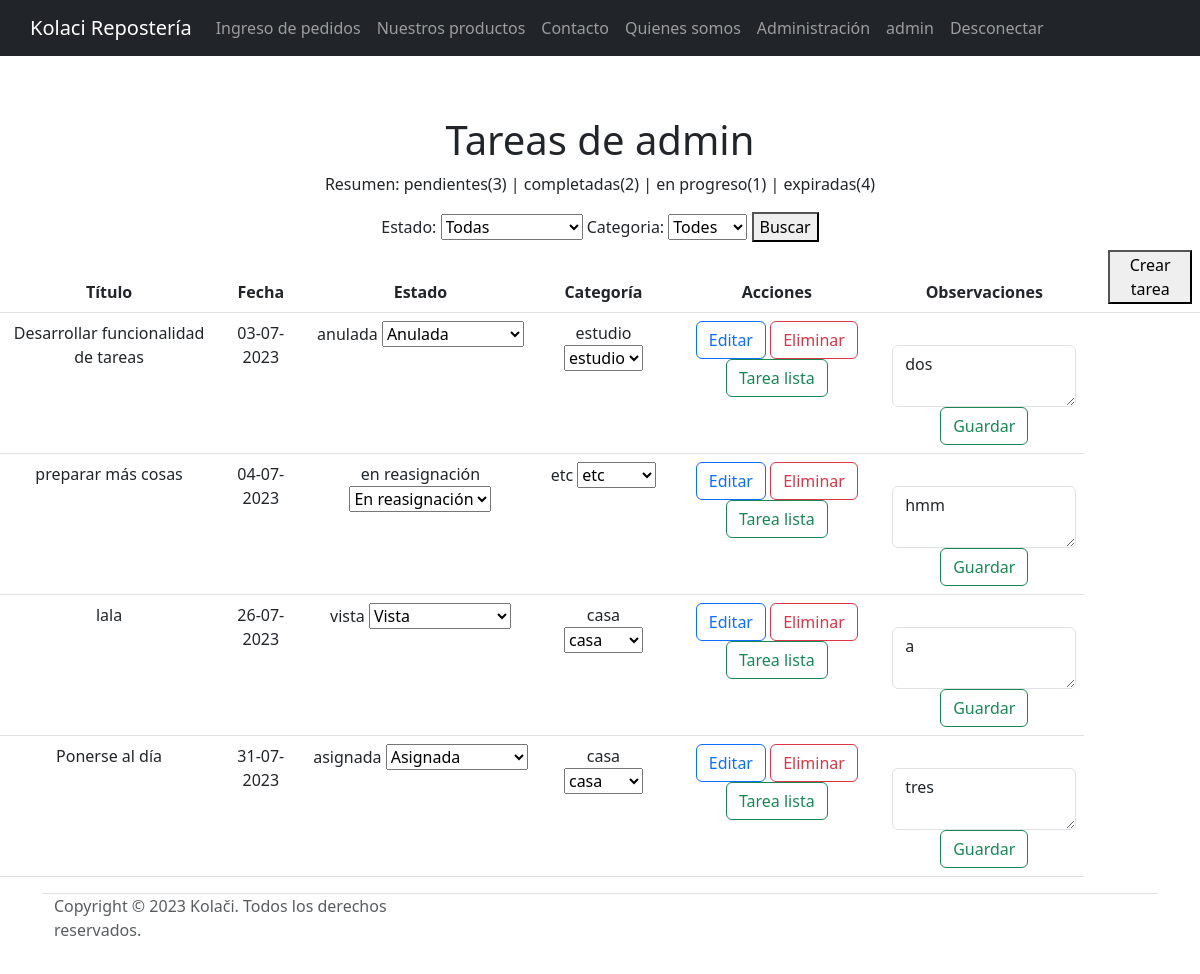
The app's page /bienvenida (signed in), older data.
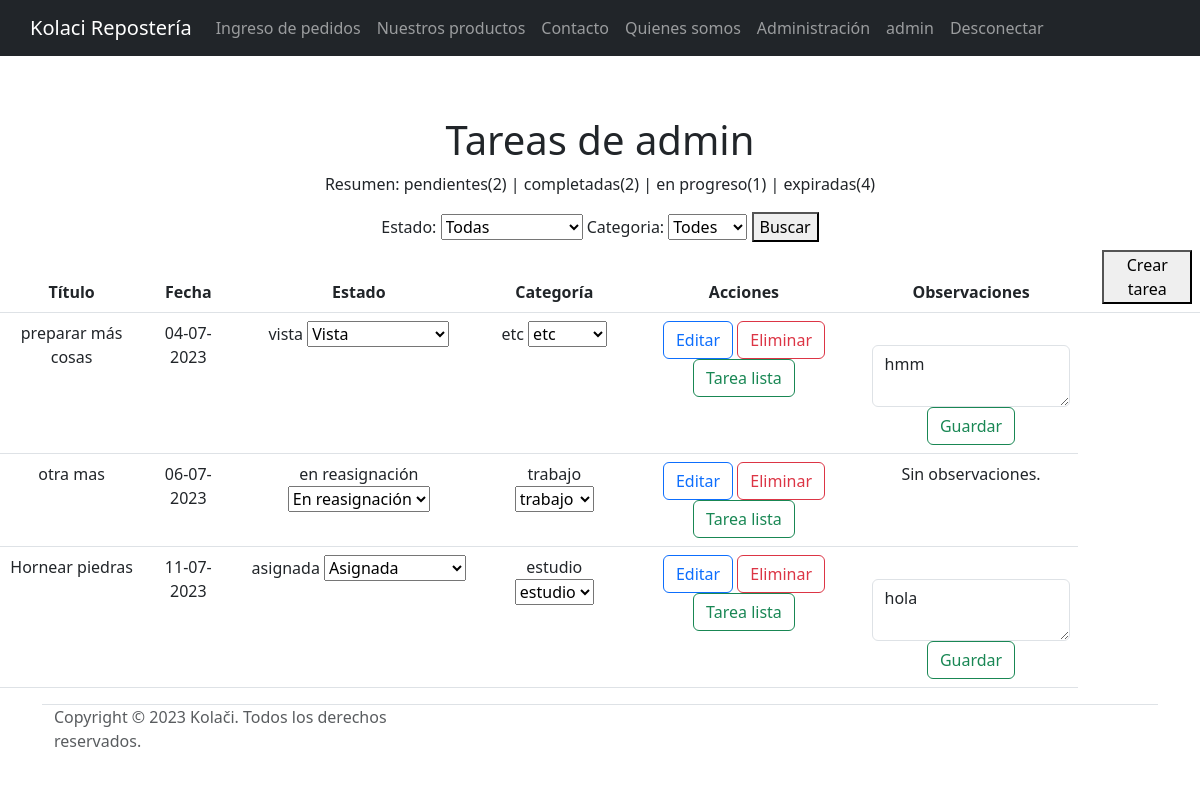
The same page, newer data.
### app/models.py (models this page shows, shortened)
class Tarea(models.Model):
    name = models.CharField(max_length=255, verbose_name="Nombre de la actividad")
    usuario = models.ForeignKey(User, on_delete=models.CASCADE)
    fecha_creacion = models.DateField(auto_now=True)
    fecha_expiracion = models.DateField(default=None, null=True, blank=True)
    observaciones = models.TextField(max_length=1024, null=True, blank=True)
    categoria_opciones = (
        ('trabajo', 'trabajo'),
        ('casa', 'casa'),
        ('estudio', 'estudio'),
        ('etc', 'etc'),
    )
    categoria = models.CharField(max_length=10, choices=categoria_opciones)
    estado_opciones = (
        ('asignada', 'Asignada'),
        ('vista', 'Vista'),
        ('completada', 'Completada'),
        ('en reasignación', 'En reasignación'),
        ('anulada', 'Anulada'),
    )
    estado = models.CharField(max_length=15, choices=estado_opciones, verbose_name="Estado de la actividad")

### app/views.py (the view, shortened to what this page needs)
# urls.py: path("bienvenida", views.TareasListView.as_view(), name="bienvenida"),
class TareasListView(ListView): #listview es un class-based-view de django, que da la funcionalidad para mostrar datos en formato de lista.
    model = Tarea #se indica modelo
    template_name = "app/bienvenida.html" #nombre del template
    ordering = ['fecha_expiracion'] #orden, se dan dos keys, porque la fecha y hora en mi modelo son dos variables separadas
    def get_queryset(self): #override del método de la clase padre para obtener los queryset que necesitemos para dar la funcionalidad de filtrado
        queryset = super().get_queryset() #super() a la clase padre, para obtener el queryset inicial
        categoria_filter = self.request.GET.get('categoria_filter')
        estado_filter = self.request.GET.get('estado_filter') #si se ha seleccionado un filtro de estado, se asigna a esta variable
        tarea_id = self.request.GET.get('tarea_id')
        user = self.request.user #se asigna el usuario logueado a una variable para usarlo más abajo.
        if estado_filter and categoria_filter: # si el usuario ha filtrado por estado Y categoría
            queryset = queryset.filter(estado=estado_filter, categoria=categoria_filter,usuario=user)
        elif estado_filter:  # si el usuario ha filtrado sólo por estado,
            queryset = queryset.filter(estado=estado_filter, usuario=user)
        elif categoria_filter:
            queryset = queryset.filter(estado=estado_filter, usuario=user)
        else: #si el usuario no ha seleccionado filtros:
            queryset = queryset.filter(usuario=user)
        if estado_filter != 'completada':
            queryset = queryset.exclude(estado='completada')
        return queryset
    def get_context_data(self, **kwargs): #override del método de la clase padre, que es un generador de contexto para pasarlo al template
        context = super().get_context_data(**kwargs) #llama al método de la clase padre ListView usando super()
        user = self.request.user
        tareas = Tarea.objects.filter(usuario=user)
        pendientes = tareas.filter(estado__in=['vista', 'en reasignación', 'anulada']).count()
        completadas = tareas.filter(estado='completada').count()
        progreso =  tareas.filter(estado='asignada').count()
        expiradas = tareas.filter(fecha_expiracion__lt=date.today()).count()
        tarea_form = TareaForm() #se instancia un formulario TareaForm vacío
        context['tarea_form'] = tarea_form #se agrega el tarea_form al dict de contexto
        context['pendientes'] = pendientes
        context['completadas'] = completadas
        context['expiradas'] = expiradas
        context['progreso'] = progreso
        return context #contexto final

### app/models.py
class TareaForm(forms.ModelForm):#heredamos de ModelForm, que genera un formulario a partir del modelo indicado en el Meta
    fecha_expiracion = forms.DateField(widget=AdminDateWidget(attrs={'type': 'date'})) #indicamos la utilización del widget del admin para elegir fecha
    class Meta:
        model = Tarea
        fields = ['name', 'fecha_expiracion', 'estado', 'categoria', 'observaciones']

### app/templates/app/bienvenida.html (shortened to what this page needs)
{% extends "app/base.html" %}
{% block body %}
<h1>Tareas de {{user}}</h1>
<p>Resumen: pendientes({{ pendientes }}) | completadas({{ completadas }}) | en progreso({{ progreso }}) |
expiradas({{ expiradas }})</p>
<form id="selector-estado" method="get" action="{% url 'bienvenida' %}">
  <label for="estado_filter">Estado:</label>
  <select name="estado_filter" id="estado_filter">
    <option value="">Todas</option>
  </select>
<label for="categoria_filter">Categoria:</label>
<select name="categoria_filter" id="categoria_filter">
  <option value="">Todes</option>
</select>
<button type="submit">Buscar</button>
</form>
  <table class="table">
    <thead class="thead-dark">
      <tr>
        <th>Título</th>
        <th>Fecha</th>
        <th>Estado</th>
        <th>Categoría</th>
        <th>Acciones</th>
        <th>Observaciones<th>
        <th>
            <form action="{% url 'crear_tarea' %}" method="post">
            <button type="submit">Crear tarea</button>
            </form>
        </th>
      </tr>
    </thead>
    <tbody>
      {% for tarea in object_list %}
        <tr>
          <td>{{ tarea.name }}</td>
          <td>{{ tarea.fecha_expiracion|date:"d-m-Y" }}</td>
          <td>
            <form method="post" action="{% url 'bienvenida' %}">
              {{ tarea.estado }}
              <select name="estado" onchange="this.form.submit()">
                {% for choice in tarea_form.fields.estado.choices %}
                  <option value="{{ choice.0 }}" {% if choice.0 == tarea.estado %}selected{% endif %}>
                    {{ choice.1 }}
                  </option>
                {% endfor %}
              </select>
            </form>
          </td>
          <td>
            <form method="post" action="{% url 'bienvenida' %}">
              {{ tarea.categoria }}
              <select name="categoria" onchange="this.form.submit()">
                {% for choice in tarea_form.fields.categoria.choices %}
                  <option value="{{ choice.0 }}" {% if choice.0 == tarea.categoria %}selected{% endif %}>
                    {{ choice.1 }}
                  </option>
                {% endfor %}
              </select>
            </form>
          </td>
          <td>
            <form method="post" action="{% url 'bienvenida' %}">
              <a class="btn btn-outline-primary" href="{% url 'tareas-edit' tarea.id %}" role="button">Editar</a>
              <a class="btn btn-outline-danger" href="{% url 'tareas-delete' tarea.id %}" role="button">Eliminar</a>
              <button class="btn btn-outline-success" value="completada" type="submit" name="estado">Tarea lista</button>
            </form>
          </td>
          <td>
                {%if tarea.observaciones %}
                <form method="post" id="formulario-obs-{{tarea.id}}" action="{% url 'bienvenida'%}">
                <textarea class="form-control" type="text" id="observaciones"  name="observaciones">{{tarea.observaciones}}</textarea>
                <button  onclick="this.form.submit()" class="btn btn-outline-success" type="submit">Guardar</button>
              </form>
                {%else%}
                Sin observaciones.
                {%endif%}
          </td>
        </tr>
      {% endfor %}
    </tbody>
  </table>
{% endblock %}

Row changes from the older to the newer data that the page shows:
no longer on this page (row edited): Tarea: name "Desarrollar funcionalidad de tareas", fecha_expiracion "03-07-2023", estado "anulada", estado "Anulada", categoria "estudio", observaciones "dos"
removed Tarea: name "lala", fecha_expiracion "26-07-2023", estado "vista", estado "Vista", categoria "casa", observaciones "a"
no longer on this page (row edited): Tarea: name "Ponerse al día", fecha_expiracion "31-07-2023", estado "asignada", estado "Asignada", categoria "casa", observaciones "tres"
changed Tarea "preparar más cosas": estado "en reasignación" → "vista"; estado "En reasignación" → "Vista"
now on this page (row edited): Tarea: name "otra mas", fecha_expiracion "06-07-2023", estado "en reasignación", estado "En reasignación", categoria "trabajo", observaciones "Sin observaciones."
now on this page (row edited): Tarea: name "Hornear piedras", fecha_expiracion "11-07-2023", estado "asignada", estado "Asignada", categoria "estudio", observaciones "hola"
Text that changed along with them:
{{ pendientes }}: "3" → "2"
